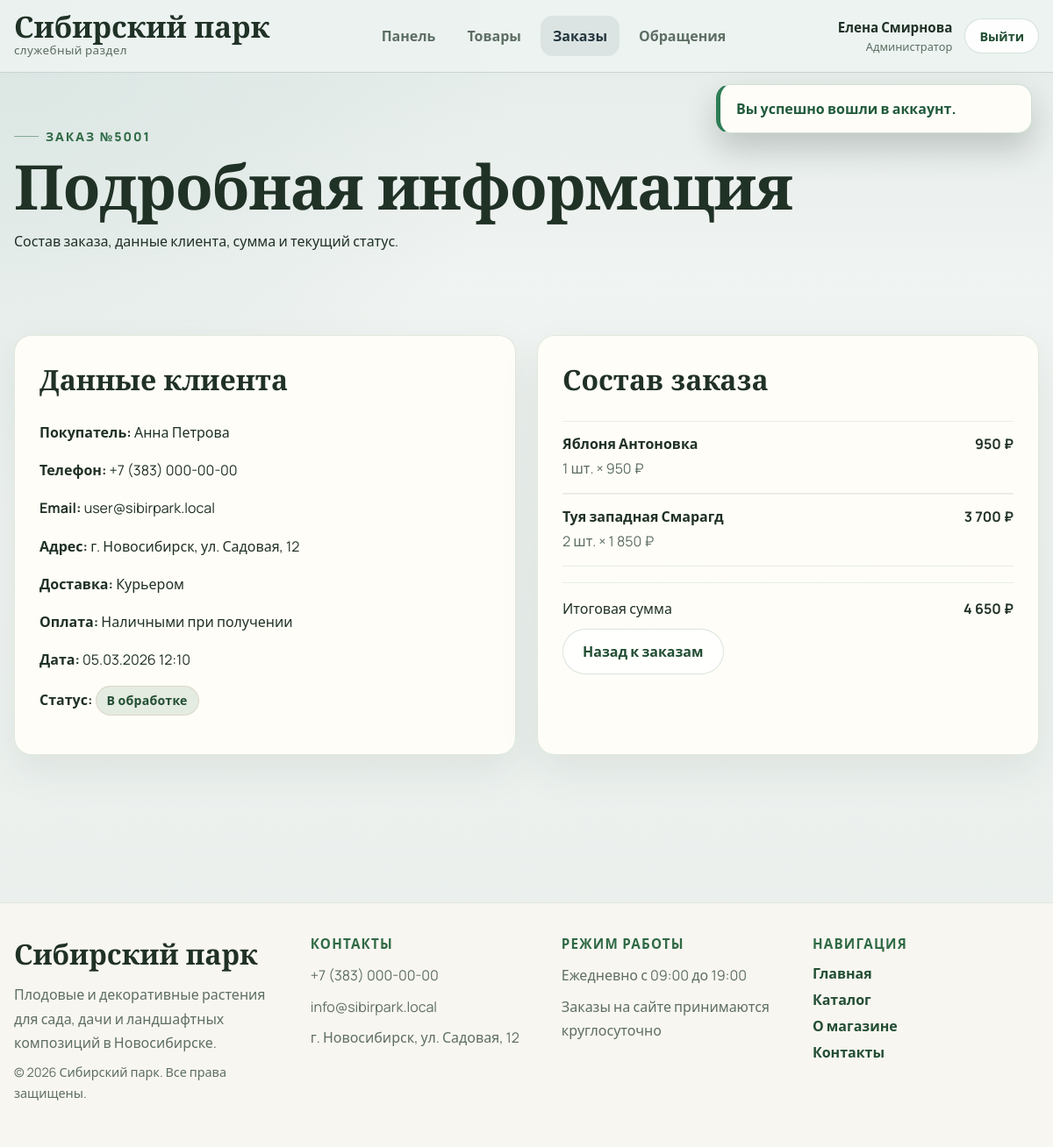
The app's page /admin/order-view.php?id=5001 (signed in) with its own data.
### tables this page shows
CREATE TABLE `orders` (
    `id` INT UNSIGNED NOT NULL AUTO_INCREMENT,
    `user_id` INT UNSIGNED DEFAULT NULL,
    `customer_name` VARCHAR(190) NOT NULL,
    `customer_phone` VARCHAR(50) NOT NULL,
    `customer_email` VARCHAR(190) NOT NULL,
    `customer_address` TEXT NOT NULL,
    `delivery_method` VARCHAR(100) NOT NULL,
    `payment_method` VARCHAR(100) NOT NULL,
    `total_amount` DECIMAL(10, 2) NOT NULL DEFAULT 0.00,
    `status` ENUM('new', 'processing', 'completed', 'cancelled') NOT NULL DEFAULT 'new',
    `created_at` TIMESTAMP NOT NULL DEFAULT CURRENT_TIMESTAMP,
    PRIMARY KEY (`id`),
    KEY `idx_orders_user` (`user_id`),
    CONSTRAINT `fk_orders_user`
        FOREIGN KEY (`user_id`) REFERENCES `users` (`id`)
        ON DELETE SET NULL ON UPDATE CASCADE
);

CREATE TABLE `users` (
    `id` INT UNSIGNED NOT NULL AUTO_INCREMENT,
    `name` VARCHAR(120) NOT NULL,
    `email` VARCHAR(190) NOT NULL,
    `password` VARCHAR(255) NOT NULL,
    `role` ENUM('user', 'admin') NOT NULL DEFAULT 'user',
    `created_at` TIMESTAMP NOT NULL DEFAULT CURRENT_TIMESTAMP,
    PRIMARY KEY (`id`),
    UNIQUE KEY `uniq_users_email` (`email`)
);

CREATE TABLE `order_items` (
    `id` INT UNSIGNED NOT NULL AUTO_INCREMENT,
    `order_id` INT UNSIGNED NOT NULL,
    `product_id` INT UNSIGNED DEFAULT NULL,
    `product_name` VARCHAR(190) NOT NULL,
    `price` DECIMAL(10, 2) NOT NULL,
    `quantity` INT NOT NULL,
    `subtotal` DECIMAL(10, 2) NOT NULL,
    PRIMARY KEY (`id`),
    KEY `idx_order_items_order` (`order_id`),
    KEY `idx_order_items_product` (`product_id`),
    CONSTRAINT `fk_order_items_order`
        FOREIGN KEY (`order_id`) REFERENCES `orders` (`id`)
        ON DELETE CASCADE ON UPDATE CASCADE,
    CONSTRAINT `fk_order_items_product`
        FOREIGN KEY (`product_id`) REFERENCES `products` (`id`)
        ON DELETE SET NULL ON UPDATE CASCADE
);

### includes/functions.php (called while the page is built, shortened)
<?php
function app_root_url(): string
{
    static $baseUrl = null;
    if ($baseUrl !== null) {
        return $baseUrl;
    }
    $scriptName = str_replace('\\', '/', $_SERVER['SCRIPT_NAME'] ?? '');
    $baseUrl = preg_replace('#/admin/.*$#', '', $scriptName);
    $baseUrl = preg_replace('#/[^/]+\.php$#', '', $baseUrl);
    return $baseUrl ?: '';
}
function url(string $path = ''): string
{
    $base = app_root_url();
    $path = ltrim($path, '/');
    return ($base !== '' ? $base : '') . '/' . $path;
}
function e(?string $value): string
{
    return htmlspecialchars((string) $value, ENT_QUOTES | ENT_SUBSTITUTE, 'UTF-8');
}
function format_price(float|int|string $value): string
{
    return number_format((float) $value, 0, ',', ' ') . ' ₽';
}
function format_date(string $value): string
{
    $timestamp = strtotime($value);
    return $timestamp ? date('d.m.Y H:i', $timestamp) : $value;
}
function order_status_label(string $status): string
{
    return [
        'new' => 'Новый',
        'processing' => 'В обработке',
        'completed' => 'Завершён',
        'cancelled' => 'Отменён',
    ][$status] ?? $status;
}
function order_status_class(string $status): string
{
    return [
        'new' => 'admin-status--new',
        'processing' => 'admin-status--processing',
        'completed' => 'admin-status--confirmed',
        'cancelled' => 'admin-status--cancelled',
    ][$status] ?? 'admin-status--default';
}
function fetch_order_items(PDO $pdo, int $orderId): array
{
    $statement = $pdo->prepare(
        'SELECT * FROM order_items WHERE order_id = :order_id ORDER BY id ASC'
    );
    $statement->execute(['order_id' => $orderId]);
    return $statement->fetchAll();
}
function fetch_order(PDO $pdo, int $orderId): ?array
{
    $statement = $pdo->prepare(
        'SELECT o.*, u.name AS user_name
         FROM orders o
         LEFT JOIN users u ON u.id = o.user_id
         WHERE o.id = :id
         LIMIT 1'
    );
    $statement->execute(['id' => $orderId]);
    return $statement->fetch() ?: null;
}

### admin/order-view.php (the view, shortened to what this page needs)
<?php
require_once __DIR__ . '/../config/db.php';
require_once __DIR__ . '/../includes/functions.php';
$pdo = db();
$orderId = (int) ($_GET['id'] ?? 0);
$order = fetch_order($pdo, $orderId);
$items = fetch_order_items($pdo, $orderId);
require_once __DIR__ . '/../includes/header.php';
?>
<main class="page-main">
    <section class="page-banner compact admin-banner">
        <div class="container">
            <p class="eyebrow">Заказ №<?= (int) $order['id'] ?></p>
            <h1>Подробная информация</h1>
            <p>Состав заказа, данные клиента, сумма и текущий статус.</p>
        </div>
    </section>
    <section class="section">
        <div class="container">
            <div class="order-view-grid">
                <article class="card content-card">
                    <h2>Данные клиента</h2>
                    <p><strong>Покупатель:</strong> <?= e($order['user_name'] ?: $order['customer_name']) ?></p>
                    <p><strong>Телефон:</strong> <?= e($order['customer_phone']) ?></p>
                    <p><strong>Email:</strong> <?= e($order['customer_email']) ?></p>
                    <p><strong>Адрес:</strong> <?= e($order['customer_address']) ?></p>
                    <p><strong>Доставка:</strong> <?= e($order['delivery_method']) ?></p>
                    <p><strong>Оплата:</strong> <?= e($order['payment_method']) ?></p>
                    <p><strong>Дата:</strong> <?= e(format_date($order['created_at'])) ?></p>
                    <p>
                        <strong>Статус:</strong>
                        <span class="admin-status <?= e(order_status_class($order['status'])) ?>">
                            <?= e(order_status_label($order['status'])) ?>
                        </span>
                    </p>
                </article>
                <article class="card content-card">
                    <h2>Состав заказа</h2>
                    <?php foreach ($items as $item): ?>
                        <div class="order-item-row">
                            <div>
                                <strong><?= e($item['product_name']) ?></strong>
                                <p><?= (int) $item['quantity'] ?> шт. × <?= e(format_price((float) $item['price'])) ?></p>
                            </div>
                            <strong><?= e(format_price((float) $item['subtotal'])) ?></strong>
                        </div>
                    <?php endforeach; ?>
                    <div class="summary-row total">
                        <span>Итоговая сумма</span>
                        <strong><?= e(format_price((float) $order['total_amount'])) ?></strong>
                    </div>
                    <div class="form-actions">
                        <a class="btn btn-secondary" href="<?= e(url('admin/orders.php')) ?>">Назад к заказам</a>
                    </div>
                </article>
            </div>
        </div>
    </section>
</main>
<?php require_once __DIR__ . '/../includes/footer.php'; ?>

### assets/css/variables.css (style rules this page uses)
:root { --color-bg: #f5f1e8; --color-surface: #fffdf8; --color-surface-strong: #ffffff; --color-surface-soft: #eef4ea; --color-primary: #2f6a45; --color-primary-dark: #224e33; --color-primary-soft: #dfeedd; --color-accent: #b46d32; --color-text: #203126; --color-text-muted: #5d6e63; --color-border: rgba(47, 106, 69, 0.14); --color-danger: #b44343; --color-success: #2d7d55; --shadow-soft: 0 18px 45px rgba(39, 62, 48, 0.08); --shadow-card: 0 12px 30px rgba(44, 71, 55, 0.1); --shadow-deep: 0 28px 70px rgba(31, 48, 37, 0.16); --glass-surface: rgba(255, 253, 248, 0.72); --radius-sm: 14px; --radius-md: 20px; --radius-lg: 28px; --radius-pill: 999px; --container: 1200px; --transition: 0.25s ease; }

### assets/css/base.css (style rules this page uses)
*, *::before, *::after { box-sizing: border-box; }
html { scroll-behavior: smooth; }
body { margin: 0; font-family: "Manrope", "Segoe UI", sans-serif; color: var(--color-text); background: radial-gradient(circle at top left, rgba(223, 238, 221, 0.92), transparent 28%), radial-gradient(circle at top right, rgba(180, 109, 50, 0.1), transparent 18%), linear-gradient(180deg, #f8f5ee 0%, #f2ece0 48%, #eef2ea 100%); }
a { color: inherit; text-decoration: none; }
main { min-height: calc(100vh - 220px); }
.container { width: min(100% - 32px, var(--container)); margin: 0 auto; }
.section { padding: 64px 0; }
.page-main { padding-bottom: 48px; }
.page-banner { position: relative; overflow: hidden; padding: 56px 0 24px; background: linear-gradient(rgba(26, 52, 38, 0.48), rgba(26, 52, 38, 0.36)), url("../images/placeholders/foliage-banner.svg") center/cover no-repeat; }
.page-banner.compact { padding-bottom: 12px; }
.page-banner .container { position: relative; z-index: 1; padding: 30px 32px; border-radius: var(--radius-lg); border: 1px solid rgba(255, 255, 255, 0.18); background: rgba(250, 248, 243, 0.72); backdrop-filter: blur(18px); box-shadow: var(--shadow-deep); }
.page-banner h1, .hero-copy h1, .section-heading h2, .auth-info h1, .product-main h1, .summary-card h2, .form-card h2, .admin-section h2, .profile-card h2 { margin: 0; font-family: "Cormorant Garamond", Georgia, serif; font-weight: 700; line-height: 0.95; letter-spacing: -0.02em; }
.page-banner h1, .auth-info h1, .product-main h1 { font-size: clamp(2.7rem, 6vw, 4.4rem); }
p, li { line-height: 1.7; }
.eyebrow { display: inline-flex; align-items: center; gap: 8px; margin: 0 0 12px; color: var(--color-primary); font-size: 0.88rem; font-weight: 800; letter-spacing: 0.14em; text-transform: uppercase; }
.eyebrow::before { content: ""; width: 28px; height: 1px; background: currentColor; opacity: 0.5; }
.card { background: rgba(255, 253, 248, 0.95); border: 1px solid var(--color-border); border-radius: var(--radius-md); box-shadow: var(--shadow-soft); }

### assets/css/pages.css (style rules this page uses)
.page-banner p, .auth-info p { max-width: 760px; }
.admin-banner { position: relative; }
.admin-banner::before { content: ""; position: absolute; inset: 0; background: linear-gradient(180deg, rgba(219, 230, 227, 0.52), rgba(243, 247, 246, 0)); pointer-events: none; }
body[data-page="admin"] { background: radial-gradient(circle at top left, rgba(216, 228, 225, 0.92), transparent 34%), linear-gradient(180deg, #f2f5f3 0%, #e9efec 100%); }
body[data-page="admin"] .page-banner { background: transparent; }
body[data-page="admin"] .page-banner .container { background: transparent; border: 0; backdrop-filter: none; box-shadow: none; padding: 0; }
body[data-page="admin"] .page-banner p, body[data-page="admin"] .page-banner h1 { position: relative; z-index: 1; }
.summary-row { display: flex; justify-content: space-between; gap: 16px; }
.summary-row.total { margin-top: 18px; padding-top: 18px; border-top: 1px solid rgba(47, 106, 69, 0.1); }
.form-actions, .summary-actions { display: flex; flex-wrap: wrap; gap: 12px; }
.admin-status { display: inline-flex; align-items: center; justify-content: center; min-height: 34px; padding: 0 12px; border-radius: 999px; font-size: 0.88rem; font-weight: 700; }
.admin-status--processing { background: rgba(47, 106, 69, 0.12); color: var(--color-primary-dark); }

### records on screen
orders: id "5001", user.name "Анна Петрова", customer_phone "+7 (383) 000-00-00", customer_email "user@sibirpark.local", customer_address "г. Новосибирск, ул. Садовая, 12", delivery_method "Курьером", payment_method "Наличными при получении", created_at "05.03.2026 12:10", status "В обработке", total_amount "4 650 ₽"
order_items: product_name "Яблоня Антоновка", quantity "1", price "950 ₽", subtotal "950 ₽"
order_items: product_name "Туя западная Смарагд", quantity "2", price "1 850 ₽", subtotal "3 700 ₽"

### other values on screen
$user['name'] "Елена Смирнова"
$message['message'] "Вы успешно вошли в аккаунт."
